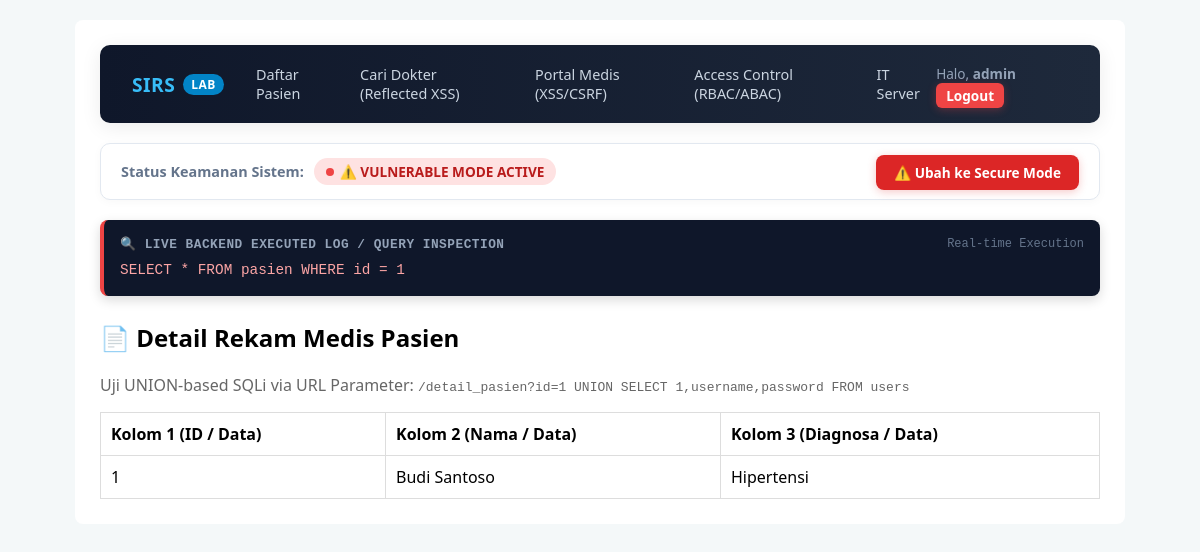
/detail_pasien (signed in), run on the app's committed database.
### tables this page shows
CREATE TABLE pasien (
                        id INTEGER PRIMARY KEY AUTOINCREMENT,
                        nama TEXT,
                        diagnosa TEXT,
                        kamar TEXT);

### app.py (the view)
@app.route('/detail_pasien')
def detail_pasien():
    if 'username' not in session:
        return redirect(url_for('login'))
    id_pasien = request.args.get('id', '1')
    is_secure = session.get('secure_mode', False)
    conn = get_db_connection()
    pasien = None
    executed_query = None
    if is_secure:
        try:
            id_val = int(id_pasien)
            query_template = "SELECT * FROM pasien WHERE id = ?"
            executed_query = f"SQL Prepared Statement:\nQuery: {query_template}\nParam: {id_val}"
            pasien = conn.execute(query_template, (id_val,)).fetchall()
        except (TypeError, ValueError):
            executed_query = f"VALIDASI GAGAL: Input ID '{id_pasien}' bukan Integer!"
    else:
        executed_query = f"SELECT * FROM pasien WHERE id = {id_pasien}"
        try:
            pasien = conn.execute(executed_query).fetchall()
        except sqlite3.Error as e:
            executed_query += f"\n\n[SQL Error]: {e}"
    conn.close()
    return render_template('detail_pasien.html', pasien=pasien, executed_query=executed_query, is_secure=is_secure)

### app.py (called while the page is built)
def get_db_connection():
    conn = sqlite3.connect('hospital.db')
    conn.row_factory = sqlite3.Row
    return conn

### templates/detail_pasien.html (shortened to what this page needs)
<!DOCTYPE html>
<html lang="id">
<head>
</head>
<body>
    <div class="container">
        {% include 'navbar.html' %}
        <h2>📄 Detail Rekam Medis Pasien</h2>
        <p style="color: #666;">Uji UNION-based SQLi via URL Parameter: <code>/detail_pasien?id=1 UNION SELECT 1,username,password FROM users</code></p>
        {% if is_secure %}
            {% if pasien %}
                {% for p in pasien %}
                    <p><strong>ID:</strong> {{ p.id }}</p>
                    <p><strong>Nama:</strong> {{ p.nama }}</p>
                    <p><strong>Diagnosa:</strong> {{ p.diagnosa }}</p>
                {% endfor %}
            {% endif %}
        {% else %}
            <table>
                <thead>
                    <tr>
                        <th>Kolom 1 (ID / Data)</th>
                        <th>Kolom 2 (Nama / Data)</th>
                        <th>Kolom 3 (Diagnosa / Data)</th>
                    </tr>
                </thead>
                <tbody>
                    {% if pasien %}
                        {% for p in pasien %}
                        <tr>
                            <td>{{ p[0] }}</td>
                            <td>{{ p[1] }}</td>
                            <td>{{ p[2] }}</td>
                        </tr>
                        {% endfor %}
                    {% endif %}
                </tbody>
            </table>
        {% endif %}
    </div>
</body>
</html>

### templates/detail_pasien.html (style rules this page uses)
body { font-family: 'Segoe UI', sans-serif; background-color: #f4f8f9; padding: 20px; margin: 0; }
.container { max-width: 1000px; margin: 0 auto; background: white; padding: 25px; border-radius: 8px; }
table { width: 100%; border-collapse: collapse; margin-top: 15px; }
th, td { border: 1px solid #ddd; padding: 10px; text-align: left; }

### data on the page
pasien: id "1", nama "Budi Santoso", diagnosa "Hipertensi"

### other printed values
{{ session['username'] }} "admin"
{{ executed_query or executed_command }} "SELECT * FROM pasien WHERE id = 1"
